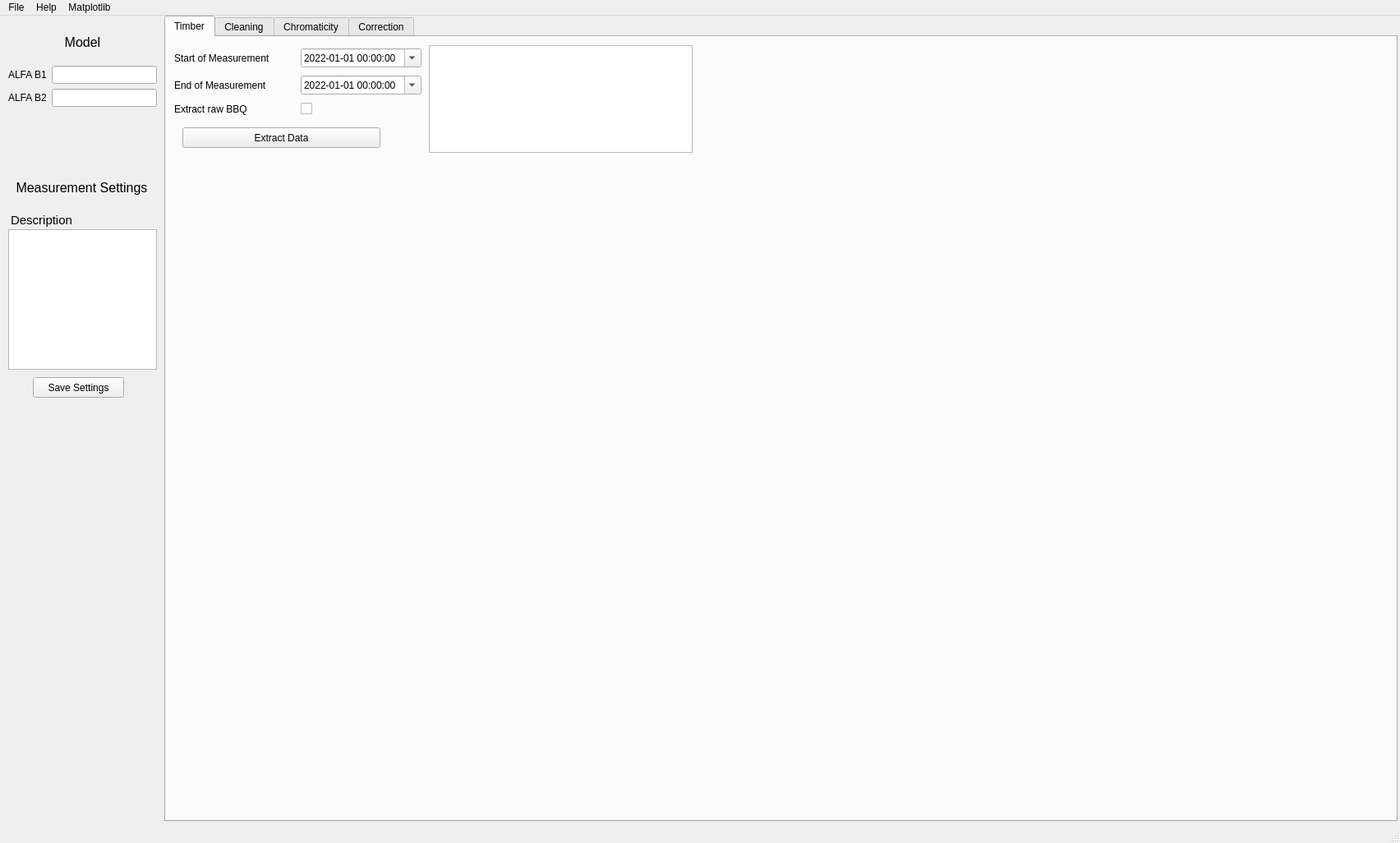
<?xml version="1.0" encoding="UTF-8"?>
<ui version="4.0">
 <class>mainWindow</class>
 <widget class="QMainWindow" name="mainWindow">
  <property name="geometry">
   <rect>
    <x>0</x>
    <y>0</y>
    <width>1704</width>
    <height>1026</height>
   </rect>
  </property>
  <property name="windowTitle">
   <string>Non-Linear Chromaticity GUI</string>
  </property>
  <widget class="QWidget" name="centralwidget">
   <widget class="QTabWidget" name="tabWidget">
    <property name="enabled">
     <bool>true</bool>
    </property>
    <property name="geometry">
     <rect>
      <x>200</x>
      <y>0</y>
      <width>1501</width>
      <height>981</height>
     </rect>
    </property>
    <property name="currentIndex">
     <number>0</number>
    </property>
    <widget class="QWidget" name="timberTab">
     <property name="font">
      <font>
       <weight>50</weight>
       <bold>false</bold>
      </font>
     </property>
     <attribute name="title">
      <string>Timber</string>
     </attribute>
     <widget class="QPushButton" name="extractTimberButton">
      <property name="geometry">
       <rect>
        <x>20</x>
        <y>110</y>
        <width>241</width>
        <height>25</height>
       </rect>
      </property>
      <property name="text">
       <string>Extract Data</string>
      </property>
     </widget>
     <widget class="QLabel" name="statusTimberExtractionLabel">
      <property name="geometry">
       <rect>
        <x>660</x>
        <y>10</y>
        <width>241</width>
        <height>121</height>
       </rect>
      </property>
      <property name="layoutDirection">
       <enum>Qt::LeftToRight</enum>
      </property>
      <property name="text">
       <string/>
      </property>
      <property name="alignment">
       <set>Qt::AlignLeading|Qt::AlignLeft|Qt::AlignTop</set>
      </property>
     </widget>
     <widget class="QWidget" name="layoutWidget">
      <property name="geometry">
       <rect>
        <x>10</x>
        <y>10</y>
        <width>301</width>
        <height>89</height>
       </rect>
      </property>
      <layout class="QGridLayout" name="gridLayout_3">
       <item row="2" column="1">
        <widget class="QDateTimeEdit" name="endTimeTimberEdit">
         <property name="date">
          <date>
           <year>2022</year>
           <month>1</month>
           <day>1</day>
          </date>
         </property>
         <property name="displayFormat">
          <string>yyyy-MM-dd HH:mm:ss</string>
         </property>
         <property name="calendarPopup">
          <bool>true</bool>
         </property>
        </widget>
       </item>
       <item row="1" column="0">
        <widget class="QLabel" name="label">
         <property name="toolTip">
          <string>Start time of measurement, in local time</string>
         </property>
         <property name="text">
          <string>Start of Measurement</string>
         </property>
        </widget>
       </item>
       <item row="1" column="1">
        <widget class="QDateTimeEdit" name="startTimeTimberEdit">
         <property name="dateTime">
          <datetime>
           <hour>0</hour>
           <minute>0</minute>
           <second>0</second>
           <year>2022</year>
           <month>1</month>
           <day>1</day>
          </datetime>
         </property>
         <property name="displayFormat">
          <string>yyyy-MM-dd HH:mm:ss</string>
         </property>
         <property name="calendarPopup">
          <bool>true</bool>
         </property>
        </widget>
       </item>
       <item row="2" column="0">
        <widget class="QLabel" name="label_2">
         <property name="toolTip">
          <string>End time of measurement, in local time</string>
         </property>
         <property name="text">
          <string>End of Measurement</string>
         </property>
        </widget>
       </item>
       <item row="3" column="0">
        <widget class="QLabel" name="label_3">
         <property name="text">
          <string>Extract raw BBQ</string>
         </property>
        </widget>
       </item>
       <item row="3" column="1">
        <widget class="QCheckBox" name="rawBBQCheckBox">
         <property name="sizePolicy">
          <sizepolicy hsizetype="Minimum" vsizetype="Fixed">
           <horstretch>0</horstretch>
           <verstretch>0</verstretch>
          </sizepolicy>
         </property>
         <property name="layoutDirection">
          <enum>Qt::LeftToRight</enum>
         </property>
         <property name="autoFillBackground">
          <bool>false</bool>
         </property>
         <property name="text">
          <string/>
         </property>
         <property name="tristate">
          <bool>false</bool>
         </property>
        </widget>
       </item>
      </layout>
     </widget>
     <widget class="QWidget" name="horizontalLayoutWidget_11">
      <property name="geometry">
       <rect>
        <x>10</x>
        <y>150</y>
        <width>1481</width>
        <height>781</height>
       </rect>
      </property>
      <layout class="QHBoxLayout" name="timberDataLayout"/>
     </widget>
     <widget class="QListWidget" name="timberVariablesListWidget">
      <property name="geometry">
       <rect>
        <x>320</x>
        <y>10</y>
        <width>321</width>
        <height>131</height>
       </rect>
      </property>
     </widget>
    </widget>
    <widget class="QWidget" name="cleaningTab">
     <attribute name="title">
      <string>Cleaning</string>
     </attribute>
     <widget class="QPushButton" name="createPlateausButton">
      <property name="geometry">
       <rect>
        <x>170</x>
        <y>140</y>
        <width>121</width>
        <height>25</height>
       </rect>
      </property>
      <property name="text">
       <string>Create Plateaus</string>
      </property>
     </widget>
     <widget class="QTabWidget" name="cleaningPlotsTab">
      <property name="geometry">
       <rect>
        <x>10</x>
        <y>150</y>
        <width>1481</width>
        <height>791</height>
       </rect>
      </property>
      <property name="currentIndex">
       <number>0</number>
      </property>
      <widget class="QWidget" name="beam1PlotsTab">
       <attribute name="title">
        <string>Beam 1</string>
       </attribute>
       <widget class="QTabWidget" name="tabCleaningB1">
        <property name="geometry">
         <rect>
          <x>0</x>
          <y>0</y>
          <width>1471</width>
          <height>751</height>
         </rect>
        </property>
        <property name="currentIndex">
         <number>2</number>
        </property>
        <property name="tabBarAutoHide">
         <bool>true</bool>
        </property>
        <widget class="QWidget" name="tab">
         <attribute name="title">
          <string>DPP</string>
         </attribute>
         <widget class="QWidget" name="horizontalLayoutWidget">
          <property name="geometry">
           <rect>
            <x>0</x>
            <y>0</y>
            <width>1461</width>
            <height>711</height>
           </rect>
          </property>
          <layout class="QHBoxLayout" name="cleaningPlotB1Layout"/>
         </widget>
        </widget>
        <widget class="QWidget" name="tab_5">
         <attribute name="title">
          <string>Raw Data</string>
         </attribute>
         <widget class="QWidget" name="horizontalLayoutWidget_3">
          <property name="geometry">
           <rect>
            <x>0</x>
            <y>0</y>
            <width>1461</width>
            <height>711</height>
           </rect>
          </property>
          <layout class="QHBoxLayout" name="rawPlotB1Layout"/>
         </widget>
        </widget>
        <widget class="QWidget" name="tab_2">
         <attribute name="title">
          <string>Cleaned Data</string>
         </attribute>
         <widget class="QWidget" name="horizontalLayoutWidget_7">
          <property name="geometry">
           <rect>
            <x>0</x>
            <y>0</y>
            <width>1461</width>
            <height>711</height>
           </rect>
          </property>
          <layout class="QHBoxLayout" name="cleanPlotB1Layout"/>
         </widget>
        </widget>
       </widget>
      </widget>
      <widget class="QWidget" name="beam2PlotsTab">
       <attribute name="title">
        <string>Beam 2</string>
       </attribute>
       <widget class="QTabWidget" name="tabCleaningB2">
        <property name="geometry">
         <rect>
          <x>0</x>
          <y>0</y>
          <width>1471</width>
          <height>751</height>
         </rect>
        </property>
        <property name="currentIndex">
         <number>0</number>
        </property>
        <property name="tabBarAutoHide">
         <bool>false</bool>
        </property>
        <widget class="QWidget" name="tab_3">
         <attribute name="title">
          <string>DPP</string>
         </attribute>
         <widget class="QWidget" name="horizontalLayoutWidget_2">
          <property name="geometry">
           <rect>
            <x>0</x>
            <y>0</y>
            <width>1461</width>
            <height>711</height>
           </rect>
          </property>
          <layout class="QHBoxLayout" name="cleaningPlotB2Layout"/>
         </widget>
        </widget>
        <widget class="QWidget" name="tab_6">
         <attribute name="title">
          <string>Raw Data</string>
         </attribute>
         <widget class="QWidget" name="horizontalLayoutWidget_4">
          <property name="geometry">
           <rect>
            <x>0</x>
            <y>0</y>
            <width>1461</width>
            <height>711</height>
           </rect>
          </property>
          <layout class="QHBoxLayout" name="rawPlotB2Layout"/>
         </widget>
        </widget>
        <widget class="QWidget" name="tab_4">
         <attribute name="title">
          <string>Cleaned Data</string>
         </attribute>
         <widget class="QWidget" name="horizontalLayoutWidget_8">
          <property name="geometry">
           <rect>
            <x>0</x>
            <y>0</y>
            <width>1461</width>
            <height>711</height>
           </rect>
          </property>
          <layout class="QHBoxLayout" name="cleanPlotB2Layout"/>
         </widget>
        </widget>
       </widget>
      </widget>
     </widget>
     <widget class="QWidget" name="cleaningWidget" native="true">
      <property name="geometry">
       <rect>
        <x>360</x>
        <y>10</y>
        <width>741</width>
        <height>161</height>
       </rect>
      </property>
      <widget class="QWidget" name="layoutWidget">
       <property name="geometry">
        <rect>
         <x>0</x>
         <y>0</y>
         <width>311</width>
         <height>163</height>
        </rect>
       </property>
       <layout class="QGridLayout" name="gridLayout_5">
        <item row="0" column="0">
         <widget class="QLabel" name="label_7">
          <property name="text">
           <string>Qx Tune Window</string>
          </property>
         </widget>
        </item>
        <item row="2" column="2">
         <widget class="QDoubleSpinBox" name="q3Quartile">
          <property name="decimals">
           <number>3</number>
          </property>
          <property name="singleStep">
           <double>0.050000000000000</double>
          </property>
          <property name="value">
           <double>0.800000000000000</double>
          </property>
         </widget>
        </item>
        <item row="4" column="0">
         <widget class="QLabel" name="label_15">
          <property name="text">
           <string>Plateau Length</string>
          </property>
         </widget>
        </item>
        <item row="0" column="2">
         <widget class="QDoubleSpinBox" name="qxWindowHigh">
          <property name="decimals">
           <number>5</number>
          </property>
          <property name="singleStep">
           <double>0.010000000000000</double>
          </property>
          <property name="value">
           <double>0.310000000000000</double>
          </property>
         </widget>
        </item>
        <item row="1" column="1">
         <widget class="QDoubleSpinBox" name="qyWindowLow">
          <property name="decimals">
           <number>5</number>
          </property>
          <property name="singleStep">
           <double>0.010000000000000</double>
          </property>
          <property name="value">
           <double>0.290000000000000</double>
          </property>
         </widget>
        </item>
        <item row="1" column="2">
         <widget class="QDoubleSpinBox" name="qyWindowHigh">
          <property name="decimals">
           <number>5</number>
          </property>
          <property name="singleStep">
           <double>0.010000000000000</double>
          </property>
          <property name="value">
           <double>0.340000000000000</double>
          </property>
         </widget>
        </item>
        <item row="3" column="0">
         <widget class="QLabel" name="label_16">
          <property name="text">
           <string>Bad Tune Lines</string>
          </property>
         </widget>
        </item>
        <item row="1" column="0">
         <widget class="QLabel" name="label_8">
          <property name="text">
           <string>Qy Tune Window</string>
          </property>
         </widget>
        </item>
        <item row="0" column="1">
         <widget class="QDoubleSpinBox" name="qxWindowLow">
          <property name="decimals">
           <number>5</number>
          </property>
          <property name="singleStep">
           <double>0.010000000000000</double>
          </property>
          <property name="value">
           <double>0.240000000000000</double>
          </property>
         </widget>
        </item>
        <item row="2" column="1">
         <widget class="QDoubleSpinBox" name="q1Quartile">
          <property name="decimals">
           <number>3</number>
          </property>
          <property name="singleStep">
           <double>0.050000000000000</double>
          </property>
          <property name="value">
           <double>0.200000000000000</double>
          </property>
         </widget>
        </item>
        <item row="3" column="1" colspan="2">
         <widget class="QLineEdit" name="badTunesLineEdit">
          <property name="text">
           <string>[(0.266527, 0.266850),]</string>
          </property>
          <property name="placeholderText">
           <string/>
          </property>
         </widget>
        </item>
        <item row="2" column="0">
         <widget class="QLabel" name="label_14">
          <property name="text">
           <string>Q1 and Q3 quartiles</string>
          </property>
         </widget>
        </item>
        <item row="4" column="1" colspan="2">
         <widget class="QSpinBox" name="plateauLength">
          <property name="minimum">
           <number>1</number>
          </property>
          <property name="value">
           <number>15</number>
          </property>
         </widget>
        </item>
       </layout>
      </widget>
      <widget class="QPushButton" name="cleanDataButton">
       <property name="geometry">
        <rect>
         <x>340</x>
         <y>130</y>
         <width>331</width>
         <height>25</height>
        </rect>
       </property>
       <property name="text">
        <string>Clean Data</string>
       </property>
      </widget>
      <widget class="QLabel" name="cleaningStatusLabel">
       <property name="geometry">
        <rect>
         <x>340</x>
         <y>100</y>
         <width>331</width>
         <height>16</height>
        </rect>
       </property>
       <property name="text">
        <string/>
       </property>
       <property name="alignment">
        <set>Qt::AlignCenter</set>
       </property>
      </widget>
      <widget class="QWidget" name="layoutWidget">
       <property name="geometry">
        <rect>
         <x>340</x>
         <y>0</y>
         <width>331</width>
         <height>91</height>
        </rect>
       </property>
       <layout class="QGridLayout" name="gridLayout_2">
        <item row="2" column="1" colspan="2">
         <widget class="QDoubleSpinBox" name="secondsStep">
          <property name="enabled">
           <bool>false</bool>
          </property>
          <property name="decimals">
           <number>0</number>
          </property>
          <property name="singleStep">
           <double>1.000000000000000</double>
          </property>
          <property name="value">
           <double>3.000000000000000</double>
          </property>
         </widget>
        </item>
        <item row="3" column="0">
         <widget class="QLabel" name="label_13">
          <property name="text">
           <string>Kernel Size</string>
          </property>
         </widget>
        </item>
        <item row="2" column="0">
         <widget class="QLabel" name="label_12">
          <property name="text">
           <string>Seconds Step</string>
          </property>
         </widget>
        </item>
        <item row="3" column="1" colspan="2">
         <widget class="QDoubleSpinBox" name="kernelSize">
          <property name="enabled">
           <bool>false</bool>
          </property>
          <property name="decimals">
           <number>0</number>
          </property>
          <property name="singleStep">
           <double>1.000000000000000</double>
          </property>
          <property name="value">
           <double>15.000000000000000</double>
          </property>
         </widget>
        </item>
        <item row="1" column="0">
         <widget class="QCheckBox" name="useRawBBQCheckBox">
          <property name="layoutDirection">
           <enum>Qt::LeftToRight</enum>
          </property>
          <property name="text">
           <string>Use raw BBQ</string>
          </property>
         </widget>
        </item>
        <item row="1" column="1" colspan="2">
         <widget class="QCheckBox" name="useNAFFCheckBox">
          <property name="enabled">
           <bool>false</bool>
          </property>
          <property name="text">
           <string>Use NAFF instead of spectrogram</string>
          </property>
         </widget>
        </item>
       </layout>
      </widget>
     </widget>
     <widget class="Line" name="line">
      <property name="geometry">
       <rect>
        <x>330</x>
        <y>0</y>
        <width>20</width>
        <height>171</height>
       </rect>
      </property>
      <property name="orientation">
       <enum>Qt::Vertical</enum>
      </property>
     </widget>
     <widget class="Line" name="line_2">
      <property name="geometry">
       <rect>
        <x>1110</x>
        <y>0</y>
        <width>20</width>
        <height>171</height>
       </rect>
      </property>
      <property name="orientation">
       <enum>Qt::Vertical</enum>
      </property>
     </widget>
     <widget class="QLabel" name="label_17">
      <property name="geometry">
       <rect>
        <x>1140</x>
        <y>10</y>
        <width>51</width>
        <height>17</height>
       </rect>
      </property>
      <property name="font">
       <font>
        <pointsize>12</pointsize>
       </font>
      </property>
      <property name="text">
       <string>Plots</string>
      </property>
     </widget>
     <widget class="Line" name="line_3">
      <property name="geometry">
       <rect>
        <x>1260</x>
        <y>0</y>
        <width>20</width>
        <height>171</height>
       </rect>
      </property>
      <property name="orientation">
       <enum>Qt::Vertical</enum>
      </property>
     </widget>
     <widget class="QWidget" name="layoutWidget">
      <property name="geometry">
       <rect>
        <x>10</x>
        <y>10</y>
        <width>281</width>
        <height>122</height>
       </rect>
      </property>
      <layout class="QGridLayout" name="gridLayout_4">
       <item row="2" column="0">
        <widget class="QLabel" name="label_6">
         <property name="text">
          <string>Refine End</string>
         </property>
        </widget>
       </item>
       <item row="0" column="1">
        <widget class="QComboBox" name="rfBeamComboBox">
         <property name="layoutDirection">
          <enum>Qt::LeftToRight</enum>
         </property>
         <property name="insertPolicy">
          <enum>QComboBox::InsertAtBottom</enum>
         </property>
         <property name="modelColumn">
          <number>0</number>
         </property>
         <item>
          <property name="text">
           <string>1</string>
          </property>
         </item>
         <item>
          <property name="text">
           <string>2</string>
          </property>
         </item>
        </widget>
       </item>
       <item row="0" column="0">
        <widget class="QLabel" name="label_4">
         <property name="toolTip">
          <string>The RF Frequency isn't always registered for both beams. Usually only BEAM 1 contains the data.</string>
         </property>
         <property name="text">
          <string>Beam used for RF</string>
         </property>
        </widget>
       </item>
       <item row="2" column="1">
        <widget class="QDateTimeEdit" name="endPlateauDateTimeEdit">
         <property name="displayFormat">
          <string>yyyy-MM-dd HH:mm:ss</string>
         </property>
        </widget>
       </item>
       <item row="1" column="0">
        <widget class="QLabel" name="label_5">
         <property name="text">
          <string>Refine Start</string>
         </property>
        </widget>
       </item>
       <item row="1" column="1">
        <widget class="QDateTimeEdit" name="startPlateauDateTimeEdit">
         <property name="displayFormat">
          <string>yyyy-MM-dd HH:mm:ss</string>
         </property>
        </widget>
       </item>
       <item row="3" column="1">
        <widget class="QLineEdit" name="nominalRfLineEdit">
         <property name="enabled">
          <bool>true</bool>
         </property>
         <property name="text">
          <string/>
         </property>
        </widget>
       </item>
       <item row="3" column="0">
        <widget class="QLabel" name="nominalRfLabel">
         <property name="toolTip">
          <string>&lt;html&gt;&lt;head/&gt;&lt;body&gt;&lt;p&gt;Nominal Frequency of the RF (Usually around 400_788_869).&lt;/p&gt;&lt;p&gt;If set to 0 or &lt;span style=&quot; font-style:italic;&quot;&gt;None&lt;/span&gt;, it will default to the first value of the measurement.&lt;/p&gt;&lt;/body&gt;&lt;/html&gt;</string>
         </property>
         <property name="text">
          <string>Nominal RF</string>
         </property>
        </widget>
       </item>
      </layout>
     </widget>
     <widget class="QWidget" name="layoutWidget">
      <property name="geometry">
       <rect>
        <x>1150</x>
        <y>40</y>
        <width>84</width>
        <height>85</height>
       </rect>
      </property>
      <layout class="QGridLayout" name="gridLayout_8">
       <item row="1" column="0">
        <widget class="QCheckBox" name="showDeltaRfCheckBox">
         <property name="text">
          <string>Show ΔRF</string>
         </property>
        </widget>
       </item>
       <item row="0" column="0">
        <widget class="QCheckBox" name="showDppCheckBox">
         <property name="text">
          <string>Show dp/p</string>
         </property>
        </widget>
       </item>
       <item row="2" column="0">
        <widget class="QPushButton" name="RePlotCleaningButton">
         <property name="text">
          <string>RePlot</string>
         </property>
        </widget>
       </item>
      </layout>
     </widget>
     <widget class="Line" name="line_4">
      <property name="geometry">
       <rect>
        <x>1480</x>
        <y>560</y>
        <width>20</width>
        <height>171</height>
       </rect>
      </property>
      <property name="orientation">
       <enum>Qt::Vertical</enum>
      </property>
     </widget>
     <widget class="Line" name="line_5">
      <property name="geometry">
       <rect>
        <x>1480</x>
        <y>560</y>
        <width>20</width>
        <height>171</height>
       </rect>
      </property>
      <property name="orientation">
       <enum>Qt::Vertical</enum>
      </property>
     </widget>
     <zorder>cleaningPlotsTab</zorder>
     <zorder>createPlateausButton</zorder>
     <zorder>cleaningWidget</zorder>
     <zorder>line</zorder>
     <zorder>line_2</zorder>
     <zorder>label_17</zorder>
     <zorder>line_3</zorder>
     <zorder>layoutWidget</zorder>
     <zorder>layoutWidget</zorder>
     <zorder>line_4</zorder>
     <zorder>line_5</zorder>
    </widget>
    <widget class="QWidget" name="chromaticityTab">
     <attribute name="title">
      <string>Chromaticity</string>
     </attribute>
     <widget class="QTabWidget" name="beamChromaticityTabWidget">
      <property name="geometry">
       <rect>
        <x>10</x>
        <y>130</y>
        <width>1481</width>
        <height>811</height>
       </rect>
      </property>
      <property name="currentIndex">
       <number>1</number>
      </property>
      <widget class="QWidget" name="tab_10">
       <attribute name="title">
        <string>Beam 1</string>
       </attribute>
       <widget class="QWidget" name="horizontalLayoutWidget_9">
        <property name="geometry">
         <rect>
          <x>0</x>
          <y>50</y>
          <width>1471</width>
          <height>681</height>
         </rect>
        </property>
        <layout class="QHBoxLayout" name="beam1ChromaLayout"/>
       </widget>
      </widget>
      <widget class="QWidget" name="tab_11">
       <attribute name="title">
        <string>Beam 2</string>
       </attribute>
       <widget class="QWidget" name="horizontalLayoutWidget_10">
        <property name="geometry">
         <rect>
          <x>0</x>
          <y>50</y>
          <width>1471</width>
          <height>681</height>
         </rect>
        </property>
        <layout class="QHBoxLayout" name="beam2ChromaLayout"/>
       </widget>
      </widget>
     </widget>
     <widget class="QTableView" name="beamChromaticityTableView">
      <property name="geometry">
       <rect>
        <x>470</x>
        <y>60</y>
        <width>831</width>
        <height>91</height>
       </rect>
      </property>
      <property name="gridStyle">
       <enum>Qt::NoPen</enum>
      </property>
      <property name="sortingEnabled">
       <bool>false</bool>
      </property>
      <attribute name="horizontalHeaderStretchLastSection">
       <bool>false</bool>
      </attribute>
     </widget>
     <widget class="QWidget" name="layoutWidget">
      <property name="geometry">
       <rect>
        <x>10</x>
        <y>10</y>
        <width>306</width>
        <height>61</height>
       </rect>
      </property>
      <layout class="QGridLayout" name="gridLayout_12">
       <item row="0" column="0">
        <layout class="QGridLayout" name="gridLayout_9">
         <item row="0" column="5">
          <widget class="QCheckBox" name="ChromaOrder7CheckBox">
           <property name="text">
            <string>7</string>
           </property>
          </widget>
         </item>
         <item row="0" column="3">
          <widget class="QCheckBox" name="ChromaOrder5CheckBox">
           <property name="text">
            <string>5</string>
           </property>
          </widget>
         </item>
         <item row="0" column="4">
          <widget class="QCheckBox" name="ChromaOrder6CheckBox">
           <property name="text">
            <string>6</string>
           </property>
          </widget>
         </item>
         <item row="0" column="1">
          <widget class="QCheckBox" name="ChromaOrder3CheckBox">
           <property name="text">
            <string>3</string>
           </property>
           <property name="checked">
            <bool>true</bool>
           </property>
          </widget>
         </item>
         <item row="0" column="0">
          <widget class="QLabel" name="label_18">
           <property name="text">
            <string>Chromaticity Orders </string>
           </property>
          </widget>
         </item>
         <item row="0" column="2">
          <widget class="QCheckBox" name="ChromaOrder4CheckBox">
           <property name="text">
            <string>4</string>
           </property>
          </widget>
         </item>
        </layout>
       </item>
       <item row="1" column="0">
        <layout class="QGridLayout" name="gridLayout_11">
         <item row="0" column="0">
          <widget class="QLabel" name="label_21">
           <property name="text">
            <string>DPP Range</string>
           </property>
          </widget>
         </item>
         <item row="0" column="1">
          <widget class="QDoubleSpinBox" name="dppRangeLowSpinBox">
           <property name="decimals">
            <number>4</number>
           </property>
           <property name="minimum">
            <double>-99.989999999999995</double>
           </property>
           <property name="singleStep">
            <double>0.000100000000000</double>
           </property>
           <property name="value">
            <double>-0.005000000000000</double>
           </property>
          </widget>
         </item>
         <item row="0" column="2">
          <widget class="QDoubleSpinBox" name="dppRangeHighSpinBox">
           <property name="decimals">
            <number>4</number>
           </property>
           <property name="minimum">
            <double>-99.989999999999995</double>
           </property>
           <property name="singleStep">
            <double>0.000100000000000</double>
           </property>
           <property name="value">
            <double>0.005000000000000</double>
           </property>
          </widget>
         </item>
        </layout>
       </item>
      </layout>
     </widget>
     <widget class="QLabel" name="chromaticityFormulaLabel">
      <property name="geometry">
       <rect>
        <x>430</x>
        <y>9</y>
        <width>911</width>
        <height>41</height>
       </rect>
      </property>
      <property name="text">
       <string/>
      </property>
      <property name="alignment">
       <set>Qt::AlignCenter</set>
      </property>
     </widget>
     <widget class="QWidget" name="layoutWidget">
      <property name="geometry">
       <rect>
        <x>10</x>
        <y>90</y>
        <width>302</width>
        <height>27</height>
       </rect>
      </property>
      <layout class="QHBoxLayout" name="horizontalLayout_2">
       <item>
        <widget class="QPushButton" name="computeChromaButton">
         <property name="text">
          <string>Compute Chromaticity</string>
         </property>
        </widget>
       </item>
       <item>
        <widget class="QPushButton" name="savePlotsButton">
         <property name="text">
          <string>Save Plots</string>
         </property>
        </widget>
       </item>
       <item>
        <widget class="QPushButton" name="copyTableButton">
         <property name="text">
          <string>Copy Table</string>
         </property>
        </widget>
       </item>
      </layout>
     </widget>
     <widget class="QLabel" name="r2_y">
      <property name="geometry">
       <rect>
        <x>1310</x>
        <y>130</y>
        <width>41</width>
        <height>17</height>
       </rect>
      </property>
      <property name="text">
       <string>χ²_ν Y:</string>
      </property>
     </widget>
     <widget class="QLabel" name="r2_x">
      <property name="geometry">
       <rect>
        <x>1310</x>
        <y>110</y>
        <width>41</width>
        <height>17</height>
       </rect>
      </property>
      <property name="text">
       <string>χ²_ν X:</string>
      </property>
      <property name="textFormat">
       <enum>Qt::MarkdownText</enum>
      </property>
      <property name="indent">
       <number>0</number>
      </property>
     </widget>
     <widget class="QLabel" name="r2_x_value">
      <property name="geometry">
       <rect>
        <x>1350</x>
        <y>110</y>
        <width>81</width>
        <height>17</height>
       </rect>
      </property>
      <property name="text">
       <string/>
      </property>
     </widget>
     <widget class="QLabel" name="r2_y_value">
      <property name="geometry">
       <rect>
        <x>1350</x>
        <y>130</y>
        <width>81</width>
        <height>17</height>
       </rect>
      </property>
      <property name="text">
       <string/>
      </property>
     </widget>
    </widget>
    <widget class="QWidget" name="correctionTab">
     <property name="enabled">
      <bool>true</bool>
     </property>
     <attribute name="title">
      <string>Correction</string>
     </attribute>
     <widget class="QPushButton" name="correctionButton">
      <property name="geometry">
       <rect>
        <x>630</x>
        <y>100</y>
        <width>171</width>
        <height>25</height>
       </rect>
      </property>
      <property name="text">
       <string>Correct</string>
      </property>
     </widget>
     <widget class="QWidget" name="layoutWidget">
      <property name="geometry">
       <rect>
        <x>21</x>
        <y>31</y>
        <width>471</width>
        <height>130</height>
       </rect>
      </property>
      <layout class="QVBoxLayout" name="verticalLayout_4">
       <item>
        <layout class="QVBoxLayout" name="verticalLayout_3">
         <item>
          <layout class="QHBoxLayout" name="horizontalLayout_3">
           <item>
            <widget class="QLabel" name="label_9">
             <property name="toolTip">
              <string>Optics directory of the measurement to correct</string>
             </property>
             <property name="whatsThis">
              <string/>
             </property>
             <property name="text">
              <string>Measurement to correct</string>
             </property>
            </widget>
           </item>
           <item>
            <widget class="QLineEdit" name="measurementCorrectionLineEdit">
             <property name="text">
              <string/>
             </property>
            </widget>
           </item>
           <item>
            <widget class="QToolButton" name="mesurementCorrectionToolButton">
             <property name="text">
              <string>...</string>
             </property>
            </widget>
           </item>
          </layout>
         </item>
        </layout>
       </item>
       <item>
        <layout class="QHBoxLayout" name="horizontalLayout">
         <item>
          <layout class="QVBoxLayout" name="verticalLayout_7">
           <item>
            <widget class="QLabel" name="label_33">
             <property name="text">
              <string>Chromaticity Factor</string>
             </property>
            </widget>
           </item>
           <item>
            <widget class="QLabel" name="label_34">
             <property name="text">
              <string>rcond</string>
             </property>
            </widget>
           </item>
           <item>
            <widget class="QLabel" name="label_10">
             <property name="text">
              <string>Observables to correct</string>
             </property>
            </widget>
           </item>
          </layout>
         </item>
         <item>
          <layout class="QVBoxLayout" name="verticalCorrectionLayout">
           <item>
            <widget class="QSpinBox" name="factorChromaSpinBox">
             <property name="maximum">
              <number>10000</number>
             </property>
             <property name="value">
              <number>520</number>
             </property>
            </widget>
           </item>
           <item>
            <widget class="QDoubleSpinBox" name="rcondCorrectionSpinBox">
             <property name="singleStep">
              <double>0.000010000000000</double>
             </property>
             <property name="value">
              <double>0.010000000000000</double>
             </property>
            </widget>
           </item>
           <item>
            <widget class="QComboBox" name="observablesCorrectionComboBox"/>
           </item>
          </layout>
         </item>
        </layout>
       </item>
      </layout>
     </widget>
    </widget>
   </widget>
   <widget class="QPushButton" name="saveSettingsButton">
    <property name="geometry">
     <rect>
      <x>40</x>
      <y>440</y>
      <width>111</width>
      <height>25</height>
     </rect>
    </property>
    <property name="text">
     <string>Save Settings</string>
    </property>
   </widget>
   <widget class="QWidget" name="layoutWidget">
    <property name="geometry">
     <rect>
      <x>10</x>
      <y>10</y>
      <width>181</width>
      <height>101</height>
     </rect>
    </property>
    <layout class="QVBoxLayout" name="verticalLayout">
     <item>
      <widget class="QLabel" name="modelLabel">
       <property name="font">
        <font>
         <pointsize>12</pointsize>
        </font>
       </property>
       <property name="toolTip">
        <string>Model information. Click for more details.</string>
       </property>
       <property name="text">
        <string>Model</string>
       </property>
       <property name="alignment">
        <set>Qt::AlignCenter</set>
       </property>
      </widget>
     </item>
     <item>
      <layout class="QGridLayout" name="gridLayout">
       <item row="0" column="1">
        <widget class="QLineEdit" name="alfaB1LineEdit">
         <property name="enabled">
          <bool>true</bool>
         </property>
         <property name="text">
          <string/>
         </property>
        </widget>
       </item>
       <item row="0" column="0">
        <widget class="QLabel" name="alfaB1Label">
         <property name="text">
          <string>ALFA B1</string>
         </property>
        </widget>
       </item>
       <item row="1" column="0">
        <widget class="QLabel" name="alfaB2Label">
         <property name="text">
          <string>ALFA B2</string>
         </property>
        </widget>
       </item>
       <item row="1" column="1">
        <widget class="QLineEdit" name="alfaB2LineEdit">
         <property name="enabled">
          <bool>true</bool>
         </property>
         <property name="text">
          <string/>
         </property>
        </widget>
       </item>
      </layout>
     </item>
    </layout>
   </widget>
   <widget class="QPlainTextEdit" name="descriptionPlainTextEdit">
    <property name="geometry">
     <rect>
      <x>10</x>
      <y>260</y>
      <width>181</width>
      <height>171</height>
     </rect>
    </property>
   </widget>
   <widget class="QLabel" name="label_11">
    <property name="geometry">
     <rect>
      <x>0</x>
      <y>240</y>
      <width>101</width>
      <height>17</height>
     </rect>
    </property>
    <property name="font">
     <font>
      <pointsize>11</pointsize>
     </font>
    </property>
    <property name="text">
     <string>Description</string>
    </property>
    <property name="alignment">
     <set>Qt::AlignCenter</set>
    </property>
   </widget>
   <widget class="QLabel" name="measurementLabel">
    <property name="geometry">
     <rect>
      <x>10</x>
      <y>170</y>
      <width>179</width>
      <height>79</height>
     </rect>
    </property>
    <property name="font">
     <font>
      <pointsize>12</pointsize>
     </font>
    </property>
    <property name="text">
     <string>Measurement Settings</string>
    </property>
    <property name="alignment">
     <set>Qt::AlignCenter</set>
    </property>
   </widget>
  </widget>
  <widget class="QMenuBar" name="menubar">
   <property name="geometry">
    <rect>
     <x>0</x>
     <y>0</y>
     <width>1704</width>
     <height>22</height>
    </rect>
   </property>
   <widget class="QMenu" name="menuFile">
    <property name="title">
     <string>File</string>
    </property>
    <addaction name="separator"/>
    <addaction name="actionNew"/>
    <addaction name="actionOpen"/>
    <addaction name="separator"/>
    <addaction name="actionQuit"/>
   </widget>
   <widget class="QMenu" name="menuAbout">
    <property name="title">
     <string>Help</string>
    </property>
    <addaction name="actionAbout"/>
   </widget>
   <widget class="QMenu" name="menuMatplotlib">
    <property name="title">
     <string>Matplotlib</string>
    </property>
    <addaction name="actionEdit_rcParams"/>
   </widget>
   <addaction name="menuFile"/>
   <addaction name="menuAbout"/>
   <addaction name="menuMatplotlib"/>
  </widget>
  <widget class="QStatusBar" name="statusbar"/>
  <action name="actionNew">
   <property name="text">
    <string>New</string>
   </property>
  </action>
  <action name="actionOpen">
   <property name="text">
    <string>Open</string>
   </property>
  </action>
  <action name="actionAbout">
   <property name="text">
    <string>About</string>
   </property>
  </action>
  <action name="actionQuit">
   <property name="text">
    <string>Quit</string>
   </property>
  </action>
  <action name="actionEdit_rcParams">
   <property name="text">
    <string>Edit rcParams</string>
   </property>
  </action>
 </widget>
 <resources/>
 <connections>
  <connection>
   <sender>actionNew</sender>
   <signal>triggered()</signal>
   <receiver>mainWindow</receiver>
   <slot>newMeasurementClicked()</slot>
   <hints>
    <hint type="sourcelabel">
     <x>-1</x>
     <y>-1</y>
    </hint>
    <hint type="destinationlabel">
     <x>849</x>
     <y>512</y>
    </hint>
   </hints>
  </connection>
  <connection>
   <sender>actionOpen</sender>
   <signal>triggered()</signal>
   <receiver>mainWindow</receiver>
   <slot>openMeasurementClicked()</slot>
   <hints>
    <hint type="sourcelabel">
     <x>-1</x>
     <y>-1</y>
    </hint>
    <hint type="destinationlabel">
     <x>849</x>
     <y>512</y>
    </hint>
   </hints>
  </connection>
  <connection>
   <sender>actionQuit</sender>
   <signal>triggered()</signal>
   <receiver>mainWindow</receiver>
   <slot>close()</slot>
   <hints>
    <hint type="sourcelabel">
     <x>-1</x>
     <y>-1</y>
    </hint>
    <hint type="destinationlabel">
     <x>849</x>
     <y>512</y>
    </hint>
   </hints>
  </connection>
  <connection>
   <sender>saveSettingsButton</sender>
   <signal>clicked()</signal>
   <receiver>mainWindow</receiver>
   <slot>saveSettingsClicked()</slot>
   <hints>
    <hint type="sourcelabel">
     <x>95</x>
     <y>462</y>
    </hint>
    <hint type="destinationlabel">
     <x>851</x>
     <y>512</y>
    </hint>
   </hints>
  </connection>
  <connection>
   <sender>savePlotsButton</sender>
   <signal>clicked()</signal>
   <receiver>mainWindow</receiver>
   <slot>savePlotsClicked()</slot>
   <hints>
    <hint type="sourcelabel">
     <x>426</x>
     <y>166</y>
    </hint>
    <hint type="destinationlabel">
     <x>851</x>
     <y>512</y>
    </hint>
   </hints>
  </connection>
  <connection>
   <sender>RePlotCleaningButton</sender>
   <signal>clicked()</signal>
   <receiver>mainWindow</receiver>
   <slot>rePlotCleaningClicked()</slot>
   <hints>
    <hint type="sourcelabel">
     <x>1353</x>
     <y>174</y>
    </hint>
    <hint type="destinationlabel">
     <x>851</x>
     <y>512</y>
    </hint>
   </hints>
  </connection>
  <connection>
   <sender>correctionButton</sender>
   <signal>clicked()</signal>
   <receiver>mainWindow</receiver>
   <slot>correctionButtonClicked()</slot>
   <hints>
    <hint type="sourcelabel">
     <x>917</x>
     <y>163</y>
    </hint>
    <hint type="destinationlabel">
     <x>851</x>
     <y>512</y>
    </hint>
   </hints>
  </connection>
  <connection>
   <sender>cleanDataButton</sender>
   <signal>clicked()</signal>
   <receiver>mainWindow</receiver>
   <slot>cleanDataClicked()</slot>
   <hints>
    <hint type="sourcelabel">
     <x>903</x>
     <y>194</y>
    </hint>
    <hint type="destinationlabel">
     <x>851</x>
     <y>512</y>
    </hint>
   </hints>
  </connection>
  <connection>
   <sender>extractTimberButton</sender>
   <signal>clicked()</signal>
   <receiver>mainWindow</receiver>
   <slot>extractTimberClicked()</slot>
   <hints>
    <hint type="sourcelabel">
     <x>342</x>
     <y>173</y>
    </hint>
    <hint type="destinationlabel">
     <x>851</x>
     <y>512</y>
    </hint>
   </hints>
  </connection>
  <connection>
   <sender>timberVariablesListWidget</sender>
   <signal>itemChanged(QListWidgetItem*)</signal>
   <receiver>mainWindow</receiver>
   <slot>timberVariableSelectionChanged()</slot>
   <hints>
    <hint type="sourcelabel">
     <x>682</x>
     <y>126</y>
    </hint>
    <hint type="destinationlabel">
     <x>851</x>
     <y>512</y>
    </hint>
   </hints>
  </connection>
  <connection>
   <sender>useNAFFCheckBox</sender>
   <signal>stateChanged(int)</signal>
   <receiver>mainWindow</receiver>
   <slot>useNAFFCheckBoxClicked()</slot>
   <hints>
    <hint type="sourcelabel">
     <x>1123</x>
     <y>80</y>
    </hint>
    <hint type="destinationlabel">
     <x>851</x>
     <y>512</y>
    </hint>
   </hints>
  </connection>
  <connection>
   <sender>createPlateausButton</sender>
   <signal>clicked()</signal>
   <receiver>mainWindow</receiver>
   <slot>createPlateausClicked()</slot>
   <hints>
    <hint type="sourcelabel">
     <x>372</x>
     <y>215</y>
    </hint>
    <hint type="destinationlabel">
     <x>851</x>
     <y>512</y>
    </hint>
   </hints>
  </connection>
  <connection>
   <sender>useRawBBQCheckBox</sender>
   <signal>stateChanged(int)</signal>
   <receiver>mainWindow</receiver>
   <slot>useRawBBQCheckBoxClicked()</slot>
   <hints>
    <hint type="sourcelabel">
     <x>1008</x>
     <y>84</y>
    </hint>
    <hint type="destinationlabel">
     <x>851</x>
     <y>512</y>
    </hint>
   </hints>
  </connection>
  <connection>
   <sender>copyTableButton</sender>
   <signal>clicked()</signal>
   <receiver>mainWindow</receiver>
   <slot>copyTableClicked()</slot>
   <hints>
    <hint type="sourcelabel">
     <x>471</x>
     <y>154</y>
    </hint>
    <hint type="destinationlabel">
     <x>851</x>
     <y>512</y>
    </hint>
   </hints>
  </connection>
  <connection>
   <sender>computeChromaButton</sender>
   <signal>clicked()</signal>
   <receiver>mainWindow</receiver>
   <slot>computeChromaClicked()</slot>
   <hints>
    <hint type="sourcelabel">
     <x>340</x>
     <y>166</y>
    </hint>
    <hint type="destinationlabel">
     <x>851</x>
     <y>512</y>
    </hint>
   </hints>
  </connection>
  <connection>
   <sender>mesurementCorrectionToolButton</sender>
   <signal>clicked()</signal>
   <receiver>mainWindow</receiver>
   <slot>openMeasurementCorrectionClicked()</slot>
   <hints>
    <hint type="sourcelabel">
     <x>690</x>
     <y>108</y>
    </hint>
    <hint type="destinationlabel">
     <x>851</x>
     <y>512</y>
    </hint>
   </hints>
  </connection>
  <connection>
   <sender>beamChromaticityTabWidget</sender>
   <signal>currentChanged(int)</signal>
   <receiver>mainWindow</receiver>
   <slot>updateChromaTablesForBeam()</slot>
   <hints>
    <hint type="sourcelabel">
     <x>952</x>
     <y>586</y>
    </hint>
    <hint type="destinationlabel">
     <x>851</x>
     <y>512</y>
    </hint>
   </hints>
  </connection>
  <connection>
   <sender>actionEdit_rcParams</sender>
   <signal>triggered()</signal>
   <receiver>mainWindow</receiver>
   <slot>rcParamsClicked()</slot>
   <hints>
    <hint type="sourcelabel">
     <x>-1</x>
     <y>-1</y>
    </hint>
    <hint type="destinationlabel">
     <x>851</x>
     <y>512</y>
    </hint>
   </hints>
  </connection>
 </connections>
 <slots>
  <slot>newMeasurementClicked()</slot>
  <slot>openMeasurementClicked()</slot>
  <slot>closeGui()</slot>
  <slot>extractTimberClicked()</slot>
  <slot>createPlateausClicked()</slot>
  <slot>saveSettingsClicked()</slot>
  <slot>cleanDataClicked()</slot>
  <slot>rePlotCleaningClicked()</slot>
  <slot>computeChromaClicked()</slot>
  <slot>updateChromaTablesForBeam()</slot>
  <slot>slot1()</slot>
  <slot>openMeasurementCorrectionClicked()</slot>
  <slot>correctionButtonClicked()</slot>
  <slot>timberVariableSelectionChanged()</slot>
  <slot>savePlotsClicked()</slot>
  <slot>copyTableClicked()</slot>
  <slot>cleanRawBBQDataClicked()</slot>
  <slot>useRawBBQCheckBoxClicked()</slot>
  <slot>useNAFFCheckBoxClicked()</slot>
  <slot>rcParamsClicked()</slot>
 </slots>
</ui>
